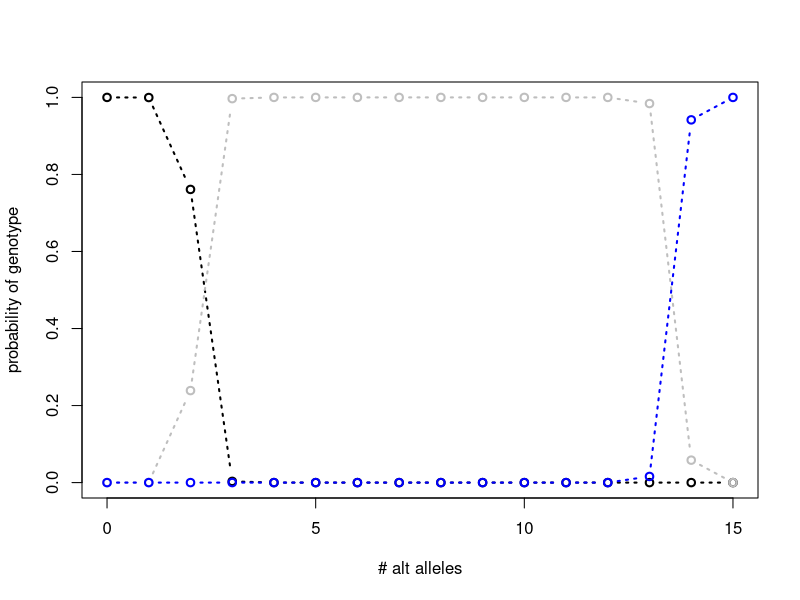
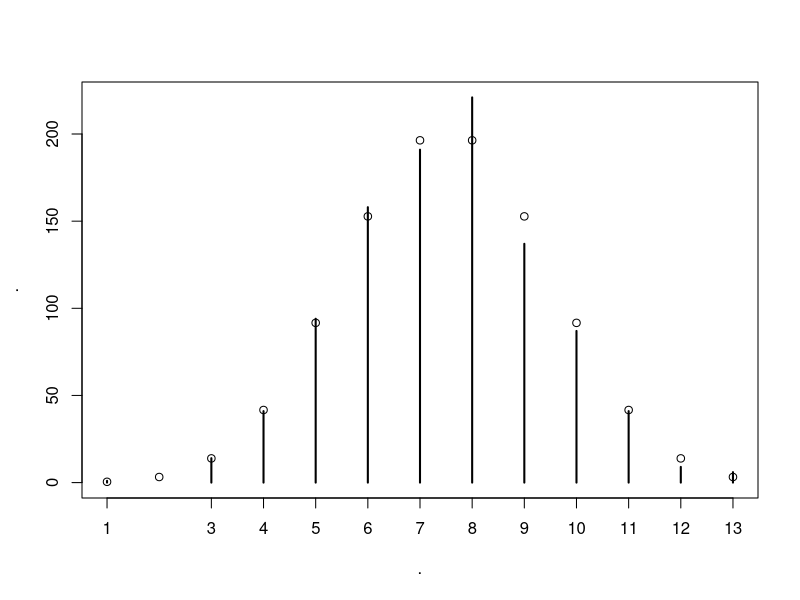

These charts were generated, in order, by the following R code:
# this script implements a toy model to
# calculate the posterior probability 
# of genotype calls for a single sample
# given read data
library(tidyverse)

# likelihood function from Li 2011
lg <- function(g,l,k,e){
	(((2-g)*e + g*(1-e))^l*((2-g)*(1-e) + g*e)^(k-l))/(2^k)
}

# prior based on expected AFS for a single sample
prio <- function(p){
	c((1 - (p + p/2)),p,p/2)
}

plg <- function(gg,ll,kk,ee,pp){

	lg(gg,ll,kk,ee)*prio(pp)/sum(lg(gg,ll,kk,ee)*prio(pp))

}


n <- 15
posteriors <- c()
for(i in 0:n){

	posteriors <- rbind(posteriors,
						plg(c(0,1,2),i,n,0.001,0.01)
					)

}

plot(0:n,posteriors[,1],type="b",lwd=2,lty=3,xlab="# alt alleles",ylab="probability of genotype")
lines(0:n,posteriors[,2],type="b",lwd=2,lty=3,col="gray")
lines(0:n,posteriors[,3],type="b",lwd=2,lty=3,col="blue")


rbinom(n=1000,prob=0.5,size=15) %>% table() %>% plot()

(dbinom(x=0:n,size=15,prob=0.5)*1000) %>% points(x=0:n,y=.)
